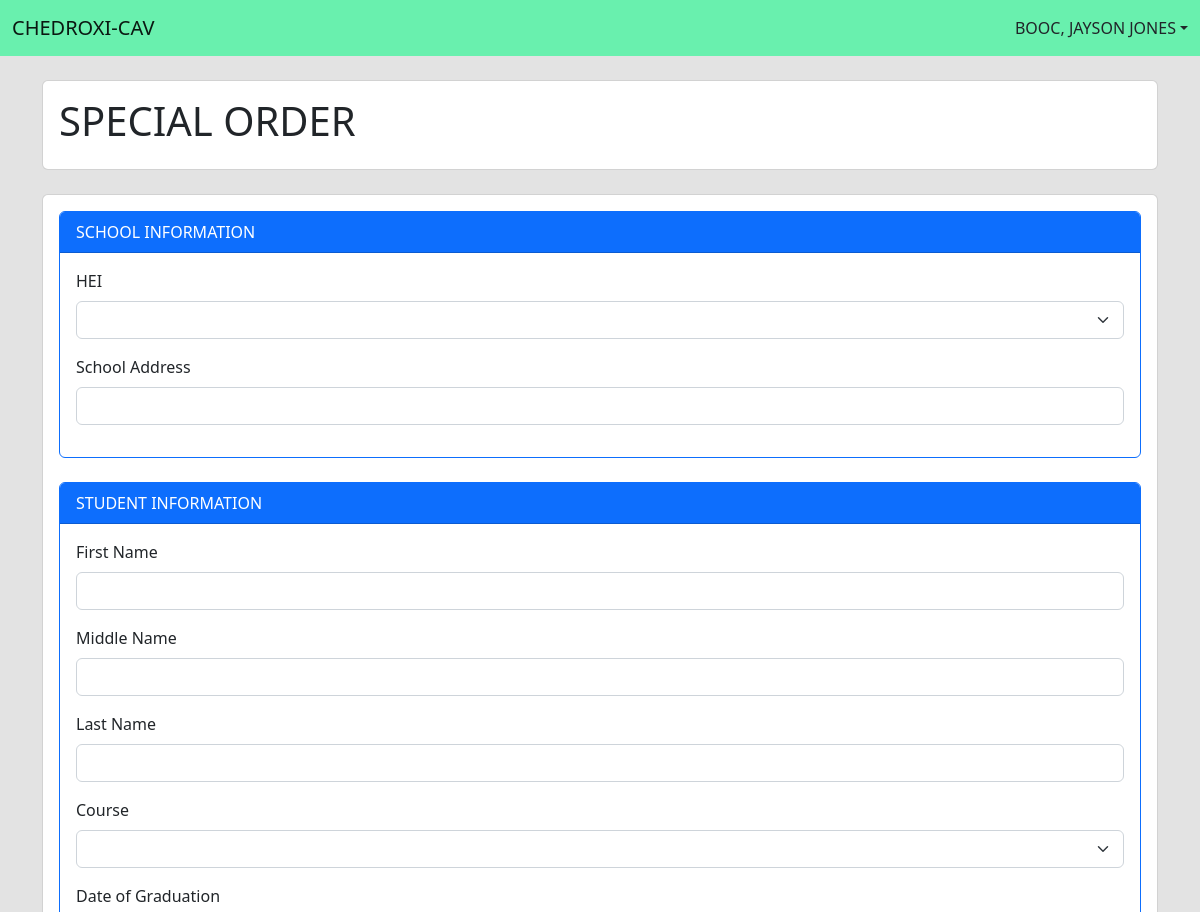
Page /pages/client/pages/specialorder.php (signed in, upper part) on the earlier database version.
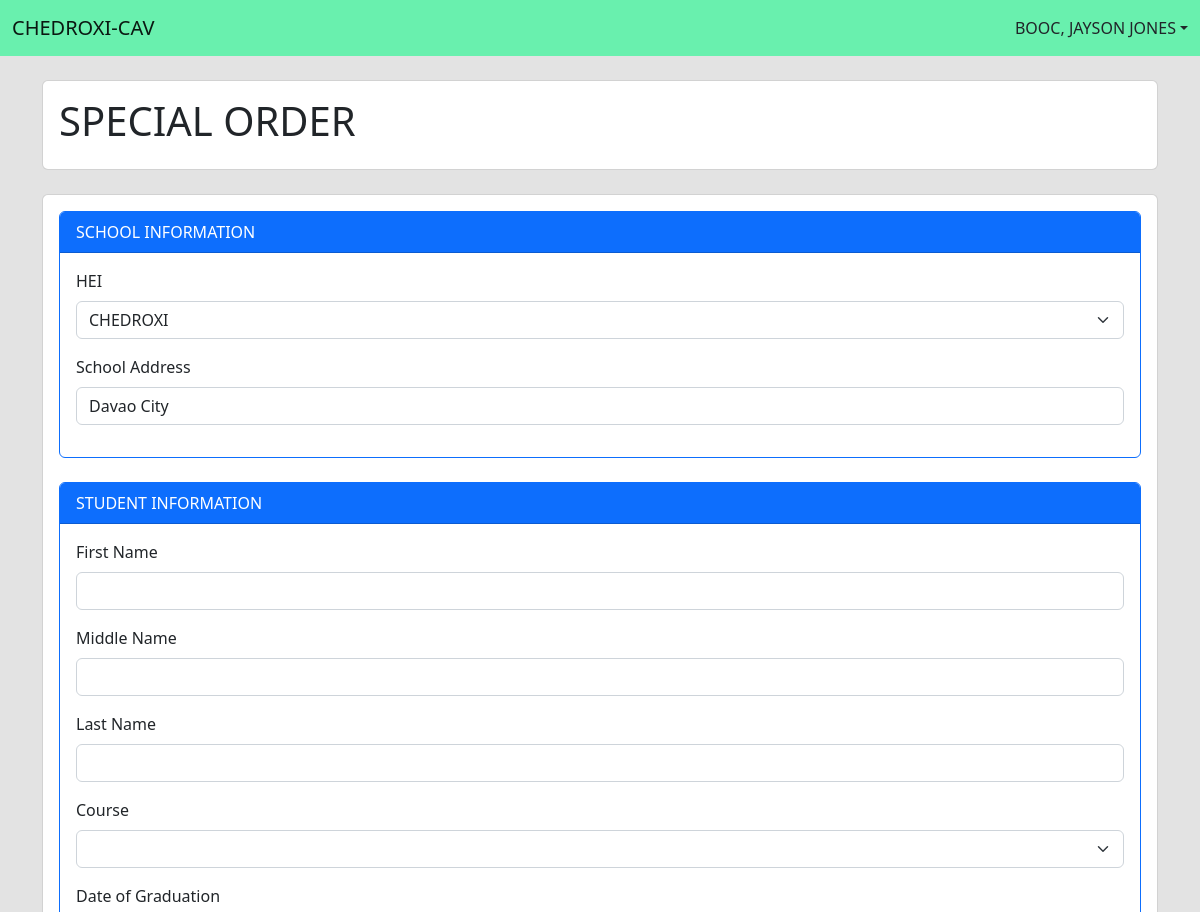
Same page on the later database version.
### tables this page shows
CREATE TABLE `tbl_user_school` (
  `ID` int(11) NOT NULL,
  `userID` int(11) NOT NULL,
  `schoolID` int(11) NOT NULL,
  `active` varchar(3) NOT NULL
);

CREATE TABLE `tbl_schools` (
  `schoolID` int(11) NOT NULL,
  `schoolDesc` varchar(50) NOT NULL,
  `schoolCity` varchar(30) NOT NULL,
  `active` varchar(3) NOT NULL
);

### pages/client/pages/specialorder.php (the view, shortened to what this page needs)
<?php
include "../../../modules/dbconnection.php";
$UID = $_SESSION['UID'];
$sql = "select * from tbl_users where userID='$UID' limit 1";
$result = mysqli_query($connection,$sql);
$fetch=mysqli_fetch_assoc($result);
$user = $fetch['lastname'] . ', ' . $fetch['firstname'];
$qry = "select a.schoolid,schooldesc,schoolcity from tbl_user_school a inner join tbl_users b inner join tbl_schools c where a.userID=b.userID and a.schoolID=c.schoolID and a.userid='$UID' limit 1";
$res = mysqli_query($connection,$qry);
$fetchschool = mysqli_fetch_assoc($res);
?>
<!doctype html>
<html>
    <head>
        <link href="../../../src/css/bootstrap.min.css" rel="stylesheet">
    </head>
    <body class="body-bg">
        <nav class="navbar fixed-top" style="background-color: #69F0AE;">
            <div class="container-fluid">
                <a class="navbar-brand">CHEDROXI-CAV</a>
                <li class="nav-item dropdown d-flex">
                    <a class="nav-link dropdown-toggle" href="#" role="button" data-bs-toggle="dropdown" aria-expanded="false"><?= $user ?></a>
                </li>
            </div>
        </nav>
        <div class="container">
            <div class="card">
                <div class="card-body">
                    <h1>SPECIAL ORDER</h1>
                </div>
            </div>
            <br>
            <form method="post" enctype="multipart/form-data" action="../../../modules/clientSubmitSO.php">
                <div class="card">
                    <div class="card-body">
                        <div class="card border-primary">
                            <div class="card-header text-bg-primary">SCHOOL INFORMATION</div>
                            <div class="card-body">
                                <div class="mb-3">
                                    <label class="form-label">HEI</label>
                                    <select class="form-select" aria-label="Default select example" name="schoolID" readonly>
                                        <option value="<?= $fetchschool['schoolid']?>" selected><?= $fetchschool['schooldesc']?></option>
                                    </select>
                                </div>
                                <div class="mb-3">
                                    <label class="form-label">School Address</label>
                                    <input type="text" class="form-control" name="schoolcity" value="<?= $fetchschool['schoolcity']?>" readonly required>
                                </div>
                            </div>
                        </div>
                        <br>
                        <div class="card border-primary">
                            <div class="card-header text-bg-primary">STUDENT INFORMATION</div>
                            <div class="card-body">
                                <div class="mb-3">
                                    <label class="form-label">First Name</label>
                                    <input type="text" class="form-control" name="firstname" required>
                                </div>
                                <div class="mb-3">
                                    <label class="form-label">Middle Name</label>
                                    <input type="text" class="form-control" name="middlename">
                                </div>
                                <div class="mb-3">
                                    <label class="form-label">Last Name</label>
                                    <input type="text" class="form-control" name="lastname" required>
                                </div>
                                <div class="mb-3">
                                    <label class="form-label">Course</label>
                                    <select class="form-select" aria-label="Default select example" name="course" >
                                    </select>
                                </div>
                                <div class="mb-3">
                                    <label class="form-label">Date of Graduation</label>
                                </div>
                            </div>
                        </div>
                        <br>
                        <br>
                        <br>
                    </div>
                </div>
            </form>
        </div>
    </body>
</html>

Differences in the rows shown:
added tbl_user_school: schoolID "CHEDROXI", schoolcity "Davao City"
